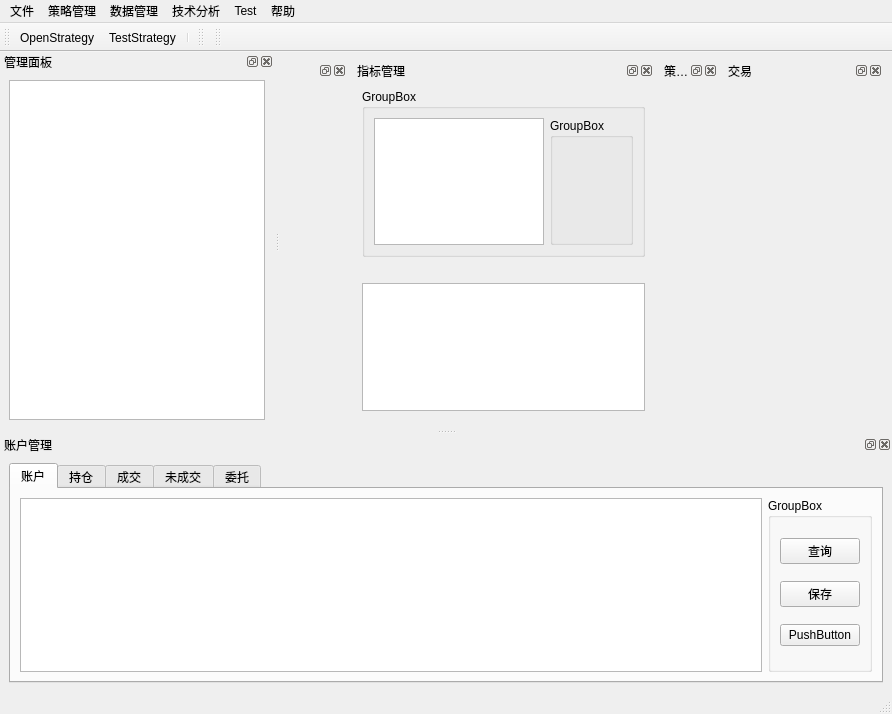
<?xml version="1.0" encoding="UTF-8"?>
<ui version="4.0">
 <class>MainWindow</class>
 <widget class="QMainWindow" name="MainWindow">
  <property name="geometry">
   <rect>
    <x>0</x>
    <y>0</y>
    <width>892</width>
    <height>714</height>
   </rect>
  </property>
  <property name="maximumSize">
   <size>
    <width>892</width>
    <height>714</height>
   </size>
  </property>
  <property name="windowTitle">
   <string>Boxigg交易系统</string>
  </property>
  <widget class="QWidget" name="centralwidget">
   <layout class="QHBoxLayout" name="horizontalLayout">
    <item>
     <widget class="QDockWidget" name="dwMain">
      <property name="autoFillBackground">
       <bool>true</bool>
      </property>
      <widget class="QWidget" name="dockWidgetContents_5"/>
     </widget>
    </item>
    <item>
     <widget class="QDockWidget" name="dwIndicators">
      <property name="windowTitle">
       <string>指标管理</string>
      </property>
      <widget class="QWidget" name="dockWidgetContents_3">
       <layout class="QVBoxLayout" name="verticalLayout_8">
        <item>
         <widget class="QGroupBox" name="groupBox_6">
          <property name="title">
           <string>GroupBox</string>
          </property>
          <layout class="QHBoxLayout" name="horizontalLayout_8">
           <item>
            <widget class="QTableView" name="tableView_6"/>
           </item>
           <item>
            <widget class="QGroupBox" name="groupBox_7">
             <property name="title">
              <string>GroupBox</string>
             </property>
            </widget>
           </item>
          </layout>
         </widget>
        </item>
        <item>
         <spacer name="horizontalSpacer">
          <property name="orientation">
           <enum>Qt::Horizontal</enum>
          </property>
          <property name="sizeHint" stdset="0">
           <size>
            <width>10</width>
            <height>20</height>
           </size>
          </property>
         </spacer>
        </item>
        <item>
         <widget class="QTextEdit" name="textEdit"/>
        </item>
       </layout>
      </widget>
     </widget>
    </item>
    <item>
     <widget class="QDockWidget" name="dwStrategyMonitor">
      <property name="windowTitle">
       <string>策略监控</string>
      </property>
      <widget class="QWidget" name="dockWidgetContents_2"/>
     </widget>
    </item>
    <item>
     <widget class="QDockWidget" name="dwTrade">
      <property name="floating">
       <bool>true</bool>
      </property>
      <property name="features">
       <set>QDockWidget::AllDockWidgetFeatures</set>
      </property>
      <property name="windowTitle">
       <string>交易</string>
      </property>
      <widget class="QWidget" name="dockWidgetContents_7">
       <property name="minimumSize">
        <size>
         <width>159</width>
         <height>199</height>
        </size>
       </property>
      </widget>
     </widget>
    </item>
   </layout>
  </widget>
  <widget class="QMenuBar" name="menubar">
   <property name="geometry">
    <rect>
     <x>0</x>
     <y>0</y>
     <width>892</width>
     <height>27</height>
    </rect>
   </property>
   <widget class="QMenu" name="menu">
    <property name="title">
     <string>文件</string>
    </property>
    <addaction name="actionLoginQuoteServer"/>
    <addaction name="actionOpenAccount"/>
    <addaction name="separator"/>
    <addaction name="actionExit"/>
   </widget>
   <widget class="QMenu" name="menuStrategy">
    <property name="title">
     <string>策略管理</string>
    </property>
    <addaction name="actionAaa"/>
   </widget>
   <widget class="QMenu" name="menuData">
    <property name="title">
     <string>数据管理</string>
    </property>
   </widget>
   <widget class="QMenu" name="menuTA">
    <property name="title">
     <string>技术分析</string>
    </property>
   </widget>
   <widget class="QMenu" name="menu_5">
    <property name="title">
     <string>帮助</string>
    </property>
   </widget>
   <widget class="QMenu" name="menuTest">
    <property name="title">
     <string>Test</string>
    </property>
    <addaction name="actionTest1"/>
   </widget>
   <addaction name="menu"/>
   <addaction name="menuStrategy"/>
   <addaction name="menuData"/>
   <addaction name="menuTA"/>
   <addaction name="menuTest"/>
   <addaction name="menu_5"/>
  </widget>
  <widget class="QStatusBar" name="statusbar"/>
  <widget class="QToolBar" name="toolBarStrategy">
   <property name="windowTitle">
    <string>toolBar</string>
   </property>
   <property name="toolButtonStyle">
    <enum>Qt::ToolButtonTextOnly</enum>
   </property>
   <attribute name="toolBarArea">
    <enum>TopToolBarArea</enum>
   </attribute>
   <attribute name="toolBarBreak">
    <bool>false</bool>
   </attribute>
   <addaction name="actionOpenStrategy"/>
   <addaction name="actionTestStrategy"/>
   <addaction name="separator"/>
  </widget>
  <widget class="QToolBar" name="toolBarTeck">
   <property name="windowTitle">
    <string>toolBar_2</string>
   </property>
   <property name="toolButtonStyle">
    <enum>Qt::ToolButtonTextOnly</enum>
   </property>
   <attribute name="toolBarArea">
    <enum>TopToolBarArea</enum>
   </attribute>
   <attribute name="toolBarBreak">
    <bool>false</bool>
   </attribute>
  </widget>
  <widget class="QToolBar" name="toolBar">
   <property name="windowTitle">
    <string>toolBar</string>
   </property>
   <attribute name="toolBarArea">
    <enum>TopToolBarArea</enum>
   </attribute>
   <attribute name="toolBarBreak">
    <bool>false</bool>
   </attribute>
  </widget>
  <widget class="QDockWidget" name="dwAccountMonitor">
   <property name="maximumSize">
    <size>
     <width>892</width>
     <height>257</height>
    </size>
   </property>
   <property name="autoFillBackground">
    <bool>true</bool>
   </property>
   <property name="floating">
    <bool>true</bool>
   </property>
   <property name="allowedAreas">
    <set>Qt::BottomDockWidgetArea</set>
   </property>
   <property name="windowTitle">
    <string>账户管理</string>
   </property>
   <attribute name="dockWidgetArea">
    <number>8</number>
   </attribute>
   <widget class="QWidget" name="dockWidgetContents_4">
    <layout class="QHBoxLayout" name="horizontalLayout_2">
     <item>
      <layout class="QVBoxLayout" name="verticalLayout">
       <item>
        <widget class="QTabWidget" name="tabWidget">
         <property name="currentIndex">
          <number>0</number>
         </property>
         <widget class="QWidget" name="tab_3">
          <attribute name="title">
           <string>账户</string>
          </attribute>
          <layout class="QHBoxLayout" name="horizontalLayout_3">
           <item>
            <widget class="QTableView" name="tblvwAccount"/>
           </item>
           <item>
            <widget class="QGroupBox" name="groupBox_3">
             <property name="title">
              <string>GroupBox</string>
             </property>
             <layout class="QVBoxLayout" name="verticalLayout_7">
              <item>
               <widget class="QPushButton" name="pbQryAccount">
                <property name="text">
                 <string>查询</string>
                </property>
               </widget>
              </item>
              <item>
               <widget class="QPushButton" name="pbSaveAccount">
                <property name="text">
                 <string>保存</string>
                </property>
               </widget>
              </item>
              <item>
               <widget class="QPushButton" name="pushButton_3">
                <property name="text">
                 <string>PushButton</string>
                </property>
               </widget>
              </item>
             </layout>
            </widget>
           </item>
          </layout>
         </widget>
         <widget class="QWidget" name="tab_4">
          <attribute name="title">
           <string>持仓</string>
          </attribute>
          <layout class="QHBoxLayout" name="horizontalLayout_4">
           <item>
            <widget class="QTableView" name="tblvwHolding"/>
           </item>
           <item>
            <widget class="QGroupBox" name="groupBox_2">
             <property name="title">
              <string>GroupBox</string>
             </property>
             <layout class="QVBoxLayout" name="verticalLayout_4">
              <item>
               <widget class="QPushButton" name="pbQryHolding">
                <property name="text">
                 <string>查询</string>
                </property>
               </widget>
              </item>
              <item>
               <widget class="QPushButton" name="pbSaveHolding">
                <property name="text">
                 <string>保存</string>
                </property>
               </widget>
              </item>
              <item>
               <widget class="QPushButton" name="pushButton_7">
                <property name="text">
                 <string>PushButton</string>
                </property>
               </widget>
              </item>
             </layout>
            </widget>
           </item>
          </layout>
         </widget>
         <widget class="QWidget" name="tab">
          <attribute name="title">
           <string>成交</string>
          </attribute>
          <layout class="QHBoxLayout" name="horizontalLayout_5">
           <item>
            <widget class="QTableView" name="tblvwTrade"/>
           </item>
           <item>
            <widget class="QGroupBox" name="groupBox">
             <property name="title">
              <string>GroupBox</string>
             </property>
             <layout class="QVBoxLayout" name="verticalLayout_2">
              <item>
               <widget class="QPushButton" name="pbQryTrade">
                <property name="text">
                 <string>查询</string>
                </property>
               </widget>
              </item>
              <item>
               <widget class="QPushButton" name="pbSaveTrade">
                <property name="text">
                 <string>保存</string>
                </property>
               </widget>
              </item>
              <item>
               <widget class="QPushButton" name="pushButton_6">
                <property name="text">
                 <string>PushButton</string>
                </property>
               </widget>
              </item>
             </layout>
            </widget>
           </item>
          </layout>
         </widget>
         <widget class="QWidget" name="tab_2">
          <attribute name="title">
           <string>未成交</string>
          </attribute>
          <layout class="QHBoxLayout" name="horizontalLayout_7">
           <item>
            <widget class="QTableView" name="tblveUntrade"/>
           </item>
           <item>
            <widget class="QGroupBox" name="groupBox_5">
             <property name="title">
              <string>GroupBox</string>
             </property>
             <layout class="QVBoxLayout" name="verticalLayout_6">
              <item>
               <widget class="QPushButton" name="pbQryUnTrade">
                <property name="text">
                 <string>查询</string>
                </property>
               </widget>
              </item>
              <item>
               <widget class="QPushButton" name="pbSaveUnTrade">
                <property name="text">
                 <string>保存</string>
                </property>
               </widget>
              </item>
              <item>
               <widget class="QPushButton" name="pushButton_5">
                <property name="text">
                 <string>PushButton</string>
                </property>
               </widget>
              </item>
             </layout>
            </widget>
           </item>
          </layout>
         </widget>
         <widget class="QWidget" name="tab_5">
          <attribute name="title">
           <string>委托</string>
          </attribute>
          <layout class="QHBoxLayout" name="horizontalLayout_6">
           <item>
            <widget class="QTableView" name="tblvwOrder"/>
           </item>
           <item>
            <widget class="QGroupBox" name="groupBox_4">
             <property name="title">
              <string>GroupBox</string>
             </property>
             <layout class="QVBoxLayout" name="verticalLayout_5">
              <item>
               <widget class="QPushButton" name="pbQryOrder">
                <property name="text">
                 <string>查询</string>
                </property>
               </widget>
              </item>
              <item>
               <widget class="QPushButton" name="pbSaveOrder">
                <property name="text">
                 <string>保存</string>
                </property>
               </widget>
              </item>
              <item>
               <widget class="QPushButton" name="pushButton_4">
                <property name="text">
                 <string>PushButton</string>
                </property>
               </widget>
              </item>
             </layout>
            </widget>
           </item>
          </layout>
         </widget>
        </widget>
       </item>
      </layout>
     </item>
    </layout>
   </widget>
  </widget>
  <widget class="QDockWidget" name="dwManager">
   <property name="windowTitle">
    <string>管理面板</string>
   </property>
   <attribute name="dockWidgetArea">
    <number>1</number>
   </attribute>
   <widget class="QWidget" name="dockWidgetContents">
    <layout class="QVBoxLayout" name="verticalLayout_3">
     <item>
      <widget class="QTreeView" name="treeView"/>
     </item>
    </layout>
   </widget>
  </widget>
  <action name="actionLoginQuoteServer">
   <property name="text">
    <string>登录行情服务器</string>
   </property>
  </action>
  <action name="actionOpenAccount">
   <property name="text">
    <string>OpenAccount</string>
   </property>
  </action>
  <action name="actionExit">
   <property name="text">
    <string>退出</string>
   </property>
  </action>
  <action name="actionAaa">
   <property name="text">
    <string>参数优化</string>
   </property>
   <property name="toolTip">
    <string>参数优化</string>
   </property>
  </action>
  <action name="actionTest1">
   <property name="text">
    <string>Test1</string>
   </property>
  </action>
  <action name="actionOpenStrategy">
   <property name="text">
    <string>OpenStrategy</string>
   </property>
  </action>
  <action name="actionTestStrategy">
   <property name="text">
    <string>TestStrategy</string>
   </property>
  </action>
 </widget>
 <resources/>
 <connections/>
</ui>
